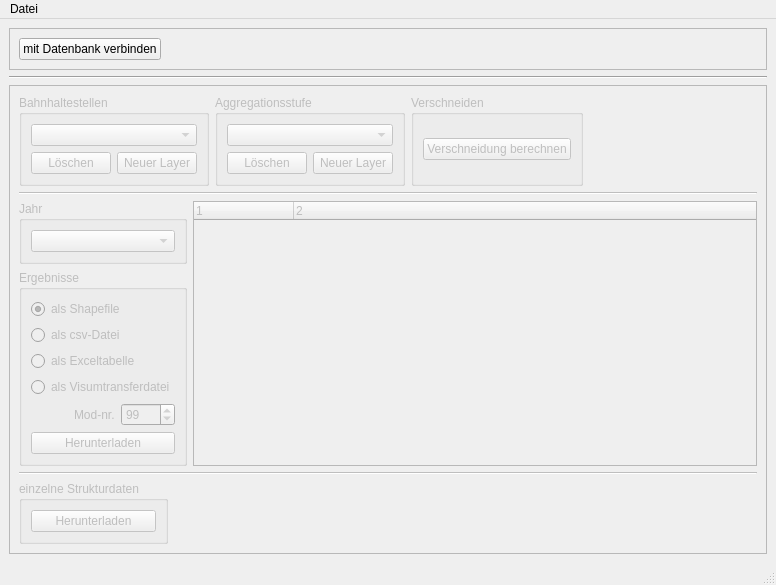
<?xml version="1.0" encoding="UTF-8"?>
<ui version="4.0">
 <class>MainWindow</class>
 <widget class="QMainWindow" name="MainWindow">
  <property name="geometry">
   <rect>
    <x>0</x>
    <y>0</y>
    <width>776</width>
    <height>498</height>
   </rect>
  </property>
  <property name="windowTitle">
   <string>Verschneidungstool</string>
  </property>
  <property name="windowIcon">
   <iconset resource="gui.qrc">
    <normaloff>:/icons/favicon.ico</normaloff>:/icons/favicon.ico</iconset>
  </property>
  <widget class="QWidget" name="centralwidget">
   <layout class="QGridLayout" name="gridLayout_3">
    <item row="0" column="0">
     <layout class="QGridLayout" name="gridLayout_4">
      <item row="1" column="0">
       <widget class="QFrame" name="db_frame">
        <property name="frameShape">
         <enum>QFrame::StyledPanel</enum>
        </property>
        <property name="frameShadow">
         <enum>QFrame::Raised</enum>
        </property>
        <layout class="QVBoxLayout" name="verticalLayout_2">
         <item>
          <widget class="QPushButton" name="dbconnect_button">
           <property name="sizePolicy">
            <sizepolicy hsizetype="Fixed" vsizetype="Fixed">
             <horstretch>0</horstretch>
             <verstretch>0</verstretch>
            </sizepolicy>
           </property>
           <property name="text">
            <string>mit Datenbank verbinden</string>
           </property>
          </widget>
         </item>
        </layout>
       </widget>
      </item>
      <item row="2" column="0">
       <widget class="Line" name="line_2">
        <property name="orientation">
         <enum>Qt::Horizontal</enum>
        </property>
       </widget>
      </item>
      <item row="3" column="0">
       <widget class="QFrame" name="main_frame">
        <property name="enabled">
         <bool>false</bool>
        </property>
        <property name="frameShape">
         <enum>QFrame::StyledPanel</enum>
        </property>
        <property name="frameShadow">
         <enum>QFrame::Raised</enum>
        </property>
        <layout class="QVBoxLayout" name="verticalLayout_9">
         <item>
          <layout class="QHBoxLayout" name="horizontalLayout_4">
           <item>
            <widget class="QGroupBox" name="groupBox_3">
             <property name="title">
              <string>Bahnhaltestellen</string>
             </property>
             <layout class="QVBoxLayout" name="verticalLayout_6">
              <item>
               <widget class="QComboBox" name="stations_combo">
                <property name="minimumSize">
                 <size>
                  <width>150</width>
                  <height>0</height>
                 </size>
                </property>
               </widget>
              </item>
              <item>
               <layout class="QHBoxLayout" name="horizontalLayout_2">
                <item>
                 <widget class="QPushButton" name="delete_stations_button">
                  <property name="sizePolicy">
                   <sizepolicy hsizetype="Fixed" vsizetype="Fixed">
                    <horstretch>0</horstretch>
                    <verstretch>0</verstretch>
                   </sizepolicy>
                  </property>
                  <property name="text">
                   <string>Löschen</string>
                  </property>
                 </widget>
                </item>
                <item>
                 <widget class="QPushButton" name="add_stations_button">
                  <property name="maximumSize">
                   <size>
                    <width>150</width>
                    <height>16777215</height>
                   </size>
                  </property>
                  <property name="text">
                   <string>Neuer Layer</string>
                  </property>
                 </widget>
                </item>
               </layout>
              </item>
             </layout>
            </widget>
           </item>
           <item>
            <widget class="QGroupBox" name="groupBox">
             <property name="sizePolicy">
              <sizepolicy hsizetype="Preferred" vsizetype="Preferred">
               <horstretch>0</horstretch>
               <verstretch>0</verstretch>
              </sizepolicy>
             </property>
             <property name="minimumSize">
              <size>
               <width>0</width>
               <height>0</height>
              </size>
             </property>
             <property name="title">
              <string>Aggregationsstufe</string>
             </property>
             <layout class="QVBoxLayout" name="verticalLayout_5">
              <item>
               <widget class="QComboBox" name="layer_combo">
                <property name="minimumSize">
                 <size>
                  <width>150</width>
                  <height>0</height>
                 </size>
                </property>
               </widget>
              </item>
              <item>
               <layout class="QHBoxLayout" name="horizontalLayout">
                <item>
                 <widget class="QPushButton" name="delete_layer_button">
                  <property name="sizePolicy">
                   <sizepolicy hsizetype="Fixed" vsizetype="Fixed">
                    <horstretch>0</horstretch>
                    <verstretch>0</verstretch>
                   </sizepolicy>
                  </property>
                  <property name="text">
                   <string>Löschen</string>
                  </property>
                 </widget>
                </item>
                <item>
                 <widget class="QPushButton" name="add_layer_button">
                  <property name="maximumSize">
                   <size>
                    <width>150</width>
                    <height>16777215</height>
                   </size>
                  </property>
                  <property name="text">
                   <string>Neuer Layer</string>
                  </property>
                 </widget>
                </item>
               </layout>
              </item>
             </layout>
            </widget>
           </item>
           <item>
            <widget class="QGroupBox" name="intersect_frame">
             <property name="enabled">
              <bool>false</bool>
             </property>
             <property name="sizePolicy">
              <sizepolicy hsizetype="Preferred" vsizetype="Preferred">
               <horstretch>0</horstretch>
               <verstretch>0</verstretch>
              </sizepolicy>
             </property>
             <property name="minimumSize">
              <size>
               <width>0</width>
               <height>0</height>
              </size>
             </property>
             <property name="maximumSize">
              <size>
               <width>16777215</width>
               <height>16777215</height>
              </size>
             </property>
             <property name="title">
              <string>Verschneiden</string>
             </property>
             <layout class="QVBoxLayout" name="verticalLayout_3">
              <item>
               <widget class="QPushButton" name="intersect_button">
                <property name="enabled">
                 <bool>false</bool>
                </property>
                <property name="text">
                 <string>Verschneidung berechnen</string>
                </property>
               </widget>
              </item>
             </layout>
            </widget>
           </item>
           <item>
            <spacer name="horizontalSpacer">
             <property name="orientation">
              <enum>Qt::Horizontal</enum>
             </property>
             <property name="sizeHint" stdset="0">
              <size>
               <width>40</width>
               <height>20</height>
              </size>
             </property>
            </spacer>
           </item>
          </layout>
         </item>
         <item>
          <widget class="Line" name="line">
           <property name="orientation">
            <enum>Qt::Horizontal</enum>
           </property>
          </widget>
         </item>
         <item>
          <layout class="QHBoxLayout" name="horizontalLayout_5">
           <item>
            <layout class="QVBoxLayout" name="verticalLayout_7">
             <item>
              <spacer name="verticalSpacer">
               <property name="orientation">
                <enum>Qt::Vertical</enum>
               </property>
               <property name="sizeHint" stdset="0">
                <size>
                 <width>20</width>
                 <height>40</height>
                </size>
               </property>
              </spacer>
             </item>
             <item>
              <widget class="QGroupBox" name="groupBox_2">
               <property name="title">
                <string>Jahr</string>
               </property>
               <layout class="QVBoxLayout" name="verticalLayout">
                <item>
                 <widget class="QComboBox" name="year_combo">
                  <property name="layoutDirection">
                   <enum>Qt::LeftToRight</enum>
                  </property>
                 </widget>
                </item>
               </layout>
              </widget>
             </item>
             <item>
              <widget class="QGroupBox" name="download_frame">
               <property name="enabled">
                <bool>false</bool>
               </property>
               <property name="sizePolicy">
                <sizepolicy hsizetype="Fixed" vsizetype="Preferred">
                 <horstretch>0</horstretch>
                 <verstretch>0</verstretch>
                </sizepolicy>
               </property>
               <property name="maximumSize">
                <size>
                 <width>16777215</width>
                 <height>16777215</height>
                </size>
               </property>
               <property name="title">
                <string>Ergebnisse</string>
               </property>
               <layout class="QVBoxLayout" name="verticalLayout_4">
                <item>
                 <widget class="QRadioButton" name="shape_radio_button">
                  <property name="text">
                   <string>als Shapefile</string>
                  </property>
                  <property name="checked">
                   <bool>true</bool>
                  </property>
                  <attribute name="buttonGroup">
                   <string notr="true">buttonGroup</string>
                  </attribute>
                 </widget>
                </item>
                <item>
                 <widget class="QRadioButton" name="csv_radio_button">
                  <property name="text">
                   <string>als csv-Datei</string>
                  </property>
                  <attribute name="buttonGroup">
                   <string notr="true">buttonGroup</string>
                  </attribute>
                 </widget>
                </item>
                <item>
                 <widget class="QRadioButton" name="excel_radio_button">
                  <property name="text">
                   <string>als Exceltabelle</string>
                  </property>
                  <attribute name="buttonGroup">
                   <string notr="true">buttonGroup</string>
                  </attribute>
                 </widget>
                </item>
                <item>
                 <widget class="QRadioButton" name="visum_radio_button">
                  <property name="enabled">
                   <bool>false</bool>
                  </property>
                  <property name="text">
                   <string>als Visumtransferdatei</string>
                  </property>
                 </widget>
                </item>
                <item>
                 <layout class="QHBoxLayout" name="horizontalLayout_3">
                  <item>
                   <spacer name="horizontalSpacer_3">
                    <property name="orientation">
                     <enum>Qt::Horizontal</enum>
                    </property>
                    <property name="sizeHint" stdset="0">
                     <size>
                      <width>20</width>
                      <height>20</height>
                     </size>
                    </property>
                   </spacer>
                  </item>
                  <item>
                   <widget class="QLabel" name="label">
                    <property name="enabled">
                     <bool>false</bool>
                    </property>
                    <property name="text">
                     <string>Mod-nr.</string>
                    </property>
                   </widget>
                  </item>
                  <item>
                   <widget class="QSpinBox" name="visum_mod_input">
                    <property name="enabled">
                     <bool>false</bool>
                    </property>
                    <property name="minimum">
                     <number>1</number>
                    </property>
                    <property name="maximum">
                     <number>9999</number>
                    </property>
                    <property name="value">
                     <number>99</number>
                    </property>
                   </widget>
                  </item>
                 </layout>
                </item>
                <item>
                 <widget class="QPushButton" name="results_button">
                  <property name="sizePolicy">
                   <sizepolicy hsizetype="Minimum" vsizetype="Fixed">
                    <horstretch>0</horstretch>
                    <verstretch>0</verstretch>
                   </sizepolicy>
                  </property>
                  <property name="text">
                   <string>Herunterladen</string>
                  </property>
                 </widget>
                </item>
               </layout>
              </widget>
             </item>
             <item>
              <spacer name="verticalSpacer_3">
               <property name="orientation">
                <enum>Qt::Vertical</enum>
               </property>
               <property name="sizeHint" stdset="0">
                <size>
                 <width>20</width>
                 <height>40</height>
                </size>
               </property>
              </spacer>
             </item>
            </layout>
           </item>
           <item>
            <widget class="QTreeWidget" name="structure_tree">
             <property name="columnCount">
              <number>2</number>
             </property>
             <column>
              <property name="text">
               <string notr="true">1</string>
              </property>
             </column>
             <column>
              <property name="text">
               <string notr="true">2</string>
              </property>
             </column>
            </widget>
           </item>
          </layout>
         </item>
         <item>
          <widget class="Line" name="line_3">
           <property name="orientation">
            <enum>Qt::Horizontal</enum>
           </property>
          </widget>
         </item>
         <item>
          <layout class="QHBoxLayout" name="horizontalLayout_6">
           <item>
            <widget class="QGroupBox" name="download_tables_frame">
             <property name="enabled">
              <bool>false</bool>
             </property>
             <property name="sizePolicy">
              <sizepolicy hsizetype="Fixed" vsizetype="Preferred">
               <horstretch>0</horstretch>
               <verstretch>0</verstretch>
              </sizepolicy>
             </property>
             <property name="maximumSize">
              <size>
               <width>300</width>
               <height>150</height>
              </size>
             </property>
             <property name="title">
              <string>einzelne Strukturdaten</string>
             </property>
             <layout class="QVBoxLayout" name="verticalLayout_8">
              <item>
               <widget class="QPushButton" name="download_tables_button">
                <property name="enabled">
                 <bool>false</bool>
                </property>
                <property name="text">
                 <string>Herunterladen</string>
                </property>
               </widget>
              </item>
             </layout>
            </widget>
           </item>
           <item>
            <spacer name="horizontalSpacer_2">
             <property name="orientation">
              <enum>Qt::Horizontal</enum>
             </property>
             <property name="sizeHint" stdset="0">
              <size>
               <width>40</width>
               <height>20</height>
              </size>
             </property>
            </spacer>
           </item>
          </layout>
         </item>
        </layout>
       </widget>
      </item>
     </layout>
    </item>
   </layout>
  </widget>
  <widget class="QMenuBar" name="menubar">
   <property name="geometry">
    <rect>
     <x>0</x>
     <y>0</y>
     <width>776</width>
     <height>18</height>
    </rect>
   </property>
   <widget class="QMenu" name="menuDatei">
    <property name="title">
     <string>Datei</string>
    </property>
    <addaction name="actionEinstellungen"/>
    <addaction name="separator"/>
    <addaction name="actionBeenden"/>
   </widget>
   <addaction name="menuDatei"/>
  </widget>
  <widget class="QStatusBar" name="statusbar"/>
  <action name="actionEinstellungen">
   <property name="text">
    <string>Einstellungen</string>
   </property>
  </action>
  <action name="actionBeenden">
   <property name="text">
    <string>Beenden</string>
   </property>
  </action>
 </widget>
 <resources>
  <include location="gui.qrc"/>
 </resources>
 <connections/>
 <buttongroups>
  <buttongroup name="buttonGroup"/>
 </buttongroups>
</ui>
